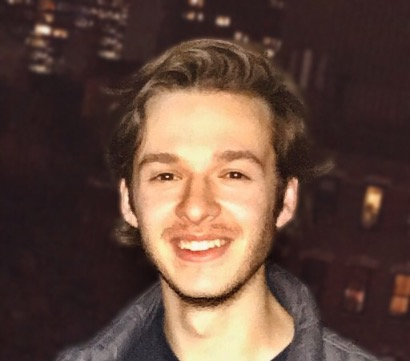
#> input picture homework3/data/cat.bmp, 410 x 361 px, found by its file name
$ python test.py   (older library calls are emulated)
#> lines starting #> are read from the running program, lines starting #| are printed output that depends on the picture
import numpy
# Only to read the image
from scipy import misc
from numpy.fft import fft2, ifft2, fftshift, ifftshift
import math

# Applies the gaussian filter with an already programed way of easyly doing a hig/lowPass
def gaussian_blur_kernel_2d(row, col, sigma, high):

    if row % 2 == 1:
        vCenter = int(row/2) + 1
    else:
        hCenter = int(row/2)

    if col % 2 == 1:
        hCenter = int(col/2) + 1
    else:
        hCenter = int(col/2)

    def gaussian(v,h):

        # ( -1 * (v-center^2 + h-center^2) ) / 2*sig^2
        coeff = math.exp(-1 * ((v - vCenter)**2 + (h - hCenter)**2) / (2 * sigma**2))

        if high:
            return (1-coeff)
        else:
            return coeff

    x = numpy.array([[gaussian(v,h) for h in range(col)] for v in range(row)])

    return x

# We use this to filter the matrix
def dft(matrix, matrix2):
   nDft = fftshift(fft2(matrix)) * matrix2
   return ifft2(ifftshift(nDft))

# This function creates a Low Pass Image
def lowPass(matrix, sigma):
   a, b = matrix.shape
   return dft(matrix, gaussian_blur_kernel_2d(a, b, sigma, high=False))

# This function creates a High Pass Image
def highPass(matrix, sigma):
   a, b = matrix.shape
   return dft(matrix, gaussian_blur_kernel_2d(a, b, sigma, high=True))


def hybridImage(highImgage, lowImgage, sigmaHigh, sigmaLow):
   high = highPass(highImgage, sigmaHigh)
   low = lowPass(lowImgage, sigmaLow)
   return high + low

p1 = misc.imread("/Users/edu/github/ComputerVision/homework3/data/cat.bmp", flatten=True)
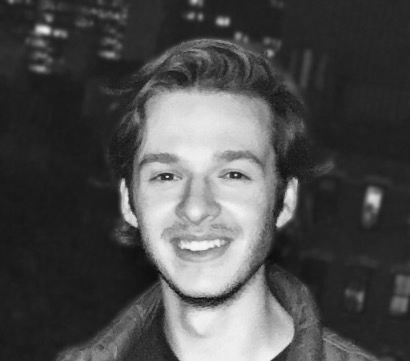
#> p1: shape (361, 410) float32; min 7.83, max 248.3, mean 77.3
p2 = misc.imread("/Users/edu/github/ComputerVision/homework3/data/dog.bmp", flatten=True)
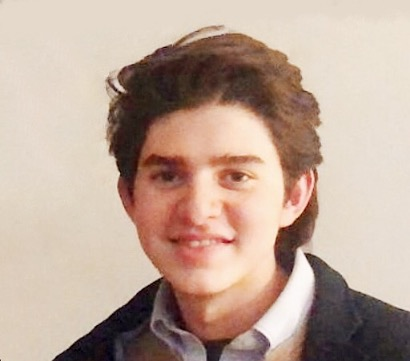
#> input picture homework3/data/dog.bmp, 410 x 361 px, found by its file name
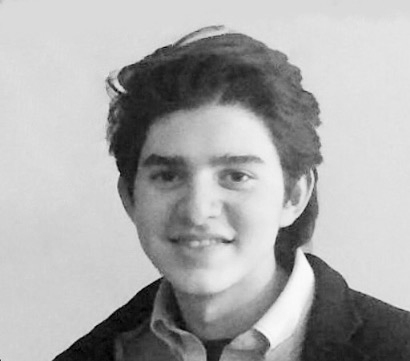
#> p2: shape (361, 410) float32; min 1.17, max 252.6, mean 172

hybrid = numpy.real(hybridImage(p1, p2, 25, 10))
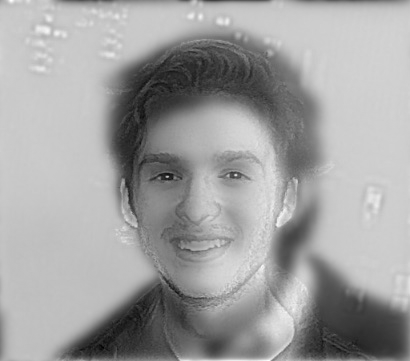
#> hybrid: shape (361, 410) float64; min -15.01, max 279.8, mean 171.2; drawn with min black and max white

misc.imsave("hybridImage.png", hybrid)
